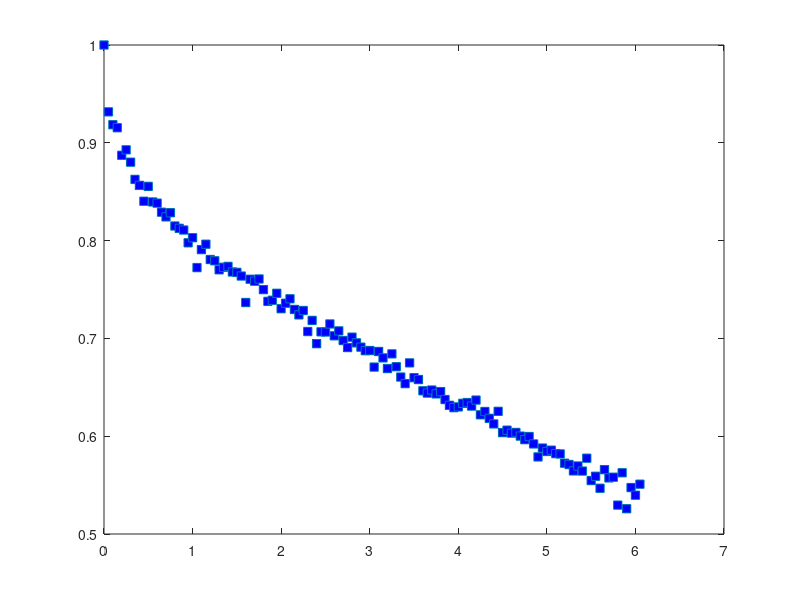

Here is the MATLAB script that generated this plot:
T_exper = [0
0.05
0.1
0.15
0.2
0.25
0.3
0.35
0.4
0.45
0.5
0.55
0.6
0.65
0.7
0.75
0.8
0.85
0.9
0.95
1
1.05
1.1
1.15
1.2
1.25
1.3
1.35
1.4
1.45
1.5
1.55
1.6
1.65028
1.70028
1.75028
1.8
1.85
1.9
1.95028
2
2.05028
2.1
2.15028
2.20028
2.25028
2.30028
2.35028
2.40028
2.45
2.50028
2.55028
2.60028
2.65028
2.70028
2.75028
2.80028
2.85028
2.90028
2.95028
3.00028
3.05028
3.10028
3.15028
3.20028
3.25028
3.30028
3.35028
3.40028
3.45028
3.50028
3.55028
3.60028
3.65028
3.70028
3.75028
3.80028
3.85028
3.90028
3.95028
4.00028
4.05028
4.10028
4.15028
4.20028
4.25028
4.30028
4.35028
4.40028
4.45028
4.50028
4.55028
4.60028
4.65028
4.70028
4.75028
4.80028
4.85028
4.90028
4.95028
5.00028
5.05028
5.10028
5.15028
5.20028
5.25028
5.30028
5.35028
5.40028
5.45028
5.50056
5.55028
5.60056
5.65056
5.70056
5.75056
5.80028
5.85028
5.90056
5.95056
6.00028
6.05056]';

D_exper = [203.699
198.95
198.008
197.786
195.734
196.146
195.214
193.904
193.446
192.216
193.367
192.162
192.068
191.356
190.991
191.321
190.266
190.08
189.945
188.922
189.331
186.897
188.37
188.805
187.562
187.46
186.715
186.922
186.994
186.534
186.5
186.197
183.971
185.93
185.766
185.955
185.064
184.068
184.163
184.752
183.445
183.91
184.29
183.378
182.914
183.288
181.469
182.435
180.401
181.444
181.425
182.13
181.095
181.527
180.678
180.057
180.974
180.475
180.089
179.78
179.791
178.302
179.705
179.133
178.171
179.495
178.34
177.395
176.793
178.685
177.338
177.167
176.131
175.912
176.199
175.841
176.052
175.313
174.767
174.549
174.622
174.953
175.028
174.694
175.262
173.872
174.184
173.531
172.997
174.199
172.158
172.393
172.102
172.17
171.815
171.471
171.772
171.048
169.761
170.642
170.304
170.431
170.09
170.059
169.126
168.997
168.35
168.85
168.333
169.629
167.365
167.802
166.567
168.478
167.637
167.706
164.797
168.164
164.419
166.64
165.84
166.987]';

D_exper0 = D_exper(1)

VFR_exper = D_exper.^3/D_exper0^3;
%figure(55)
plot(T_exper,VFR_exper,'MarkerFaceColor',[0 0 1],'Marker','square','LineStyle','none')

% Make sure there is a place for figures and save as a pdf
if ~exist('./figs','dir'); mkdir('./figs'); end;
saveas(gcf,['./figs/VFR_compare.pdf'],'pdf'); 